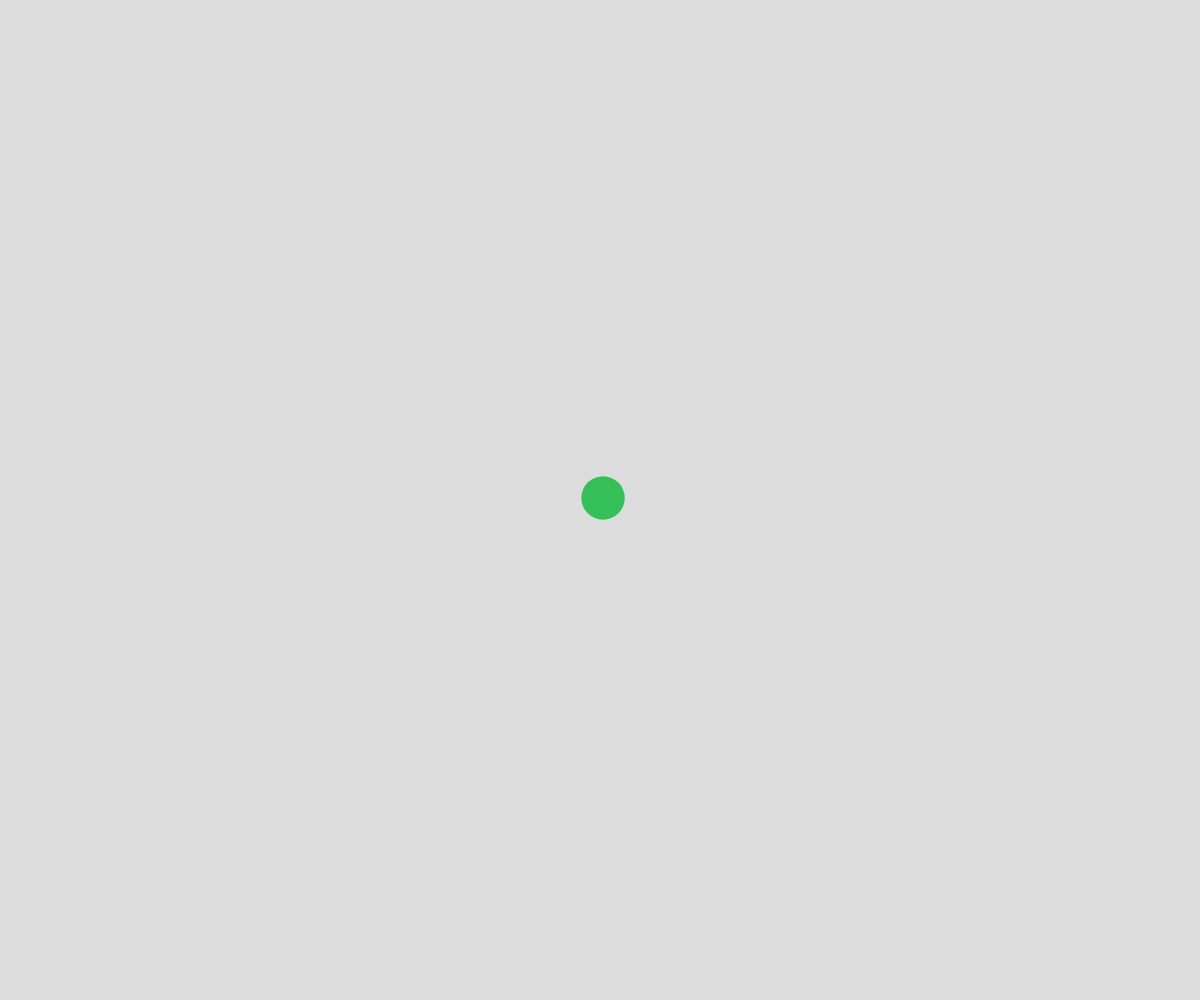
Frame 1 (no input)
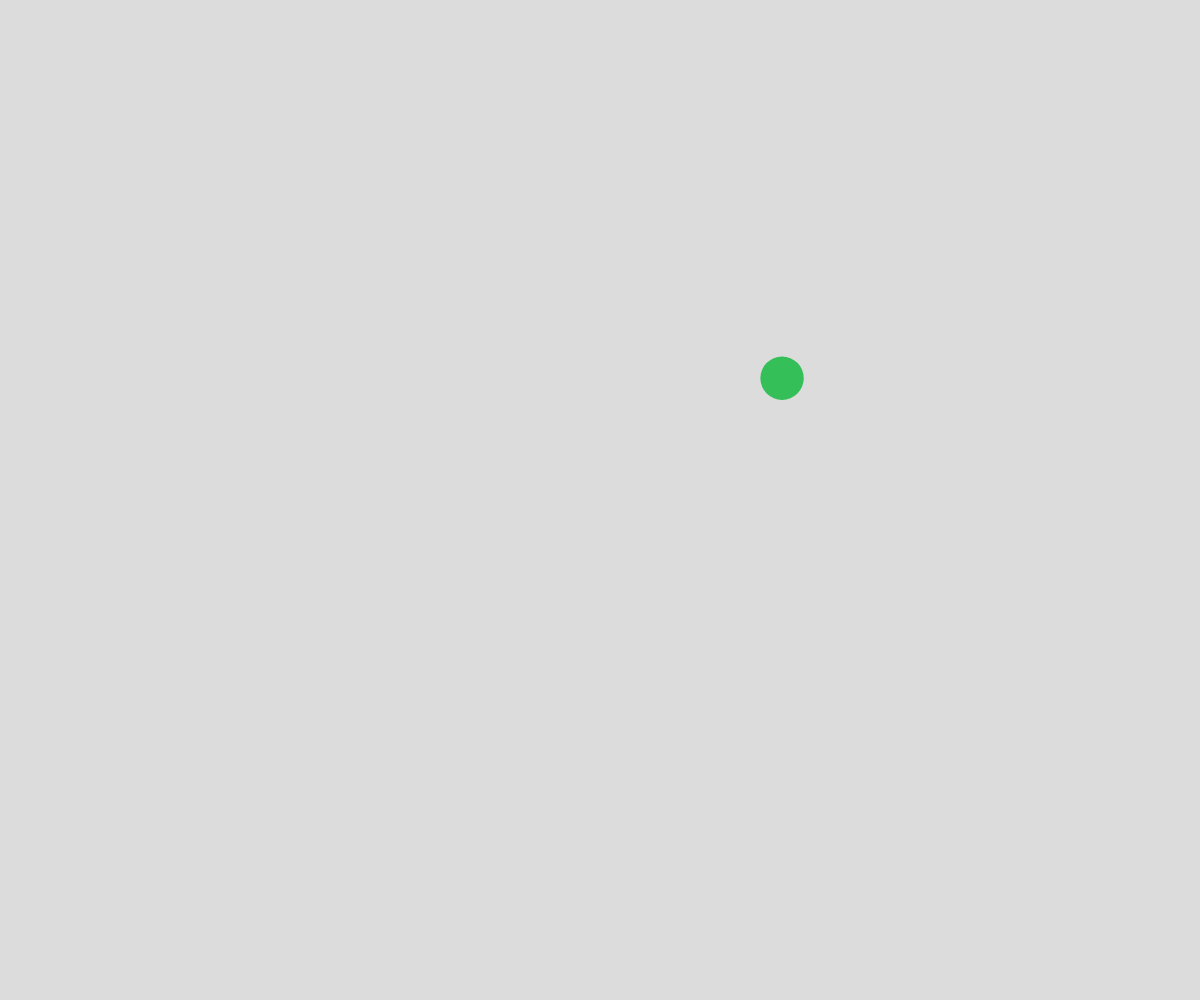
Frame 60 (no input)
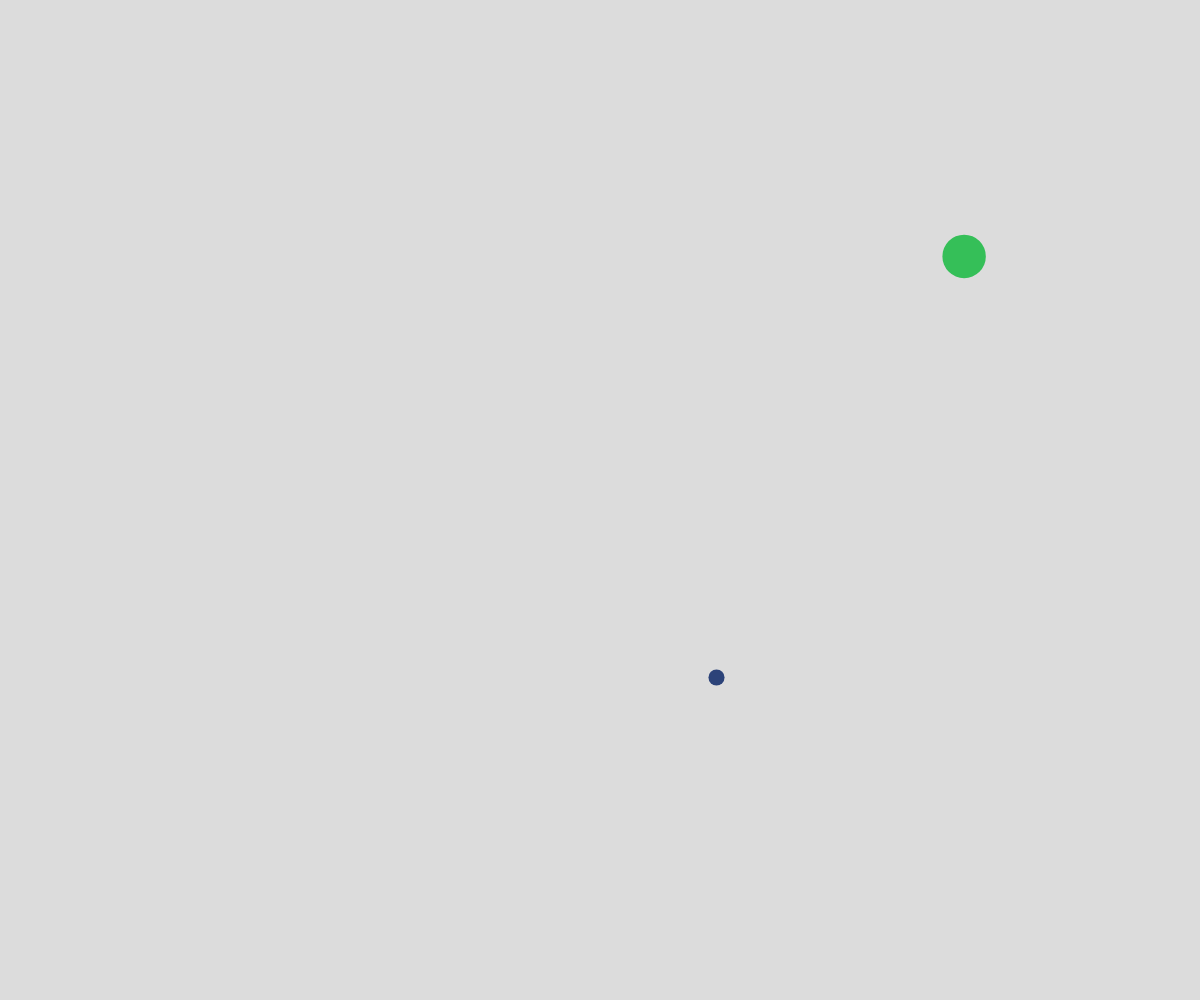
Frame 120 (the mouse pressed at the canvas centre since frame 60)

The p5.js sketch that drew these frames (run headless with seeded random() and noise() and a simulated clock; from frame 60 on, the mouse is pressed at the canvas centre):

// p5.js sketch
// ── sketch.js
// Arrays and Object Notation
// Circles Demo
// Jackson Peddle
// 03/12/24

let ballArray = [];


function setup() {
  createCanvas(windowWidth, windowHeight);

  spawnBall(width/2, height/2)
}

function draw() {
  background(220);
  moveBalls();
  displayBalls();
}

function mousePressed(){
  noStroke();
  spawnBall(mouseX, mouseY);
}

function moveBalls() {
  for (let ball of ballArray) {

    ball.x += ball.dx;
    ball.y += ball.dy;
    
    //teleport across screen
    if (ball.x < 0){
      ball.x = width;
    }
    
    else if (ball.x > width){
      ball.x = 0;
    }
    
    else if (ball.y < 0){
      ball.y = height;
    }
    
    else if (ball.y > height){
      ball.y = 0;
    }
  }
}
  
function displayBalls() {
  for (let ball of ballArray) {
    noStroke();
    fill(ball.color);
    circle(ball.x, ball.y, ball.radius * 2);
  }
}

function spawnBall(initialX, initialY) {
  let ball = {
    x: initialX,
    y: initialY,
    radius: random(1, 30),
    color: color(random(255), random(255), random(255)),
    dx: random(-5, 5),
    dy: random(-5, 5),
  };
  ballArray.push(ball);
}
